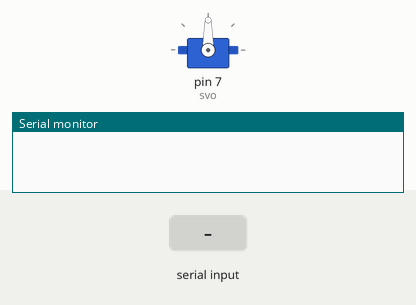
Recording of a sketch running on a simulated Arduino Uno, built with avr-gcc and run on an emulated ATmega328P. On the bench: servo, the last lines printed to the serial monitor. Inputs (shaded band) come from the test bench.

Above: at 1.2 s.
1.3 s: "1\n" received over Serial
At 2.3 s:
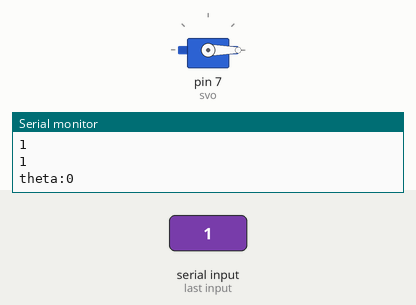
Timing chart, 0 to 4.3 s (numbered marks = the images above; inputs shaded):
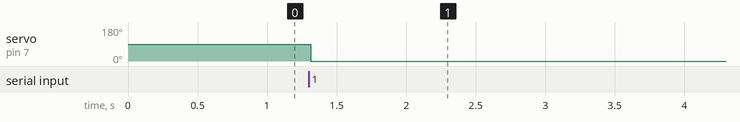

The sketch:

class64-json.ino
```cpp
#include <ArduinoJson.h>
#include<Servo.h>
StaticJsonDocument<200> doc;
int a;
Servo svo;
void setup() {
  // put your setup code here, to run once:
  /*
    {"servo":50}
  */
  svo.attach(7);
  Serial.begin(9600);

  char * json="{\"servo\":\"50\"}";

  char test[1]={};


}

void loop() {
  // put your main code here, to run repeatedly:
  serialRead();
  delay(50);

}
```

servoAction.ino
```cpp
void servoAction(String strJson)
{

    deserializeJson(doc,strJson);
    int theta = doc["servo"];
    Serial.print("theta:");
    Serial.println(theta);
    svo.write(theta);

}

void serialRead()
{
  String s="";
  while(Serial.available())
  {
    char c = Serial.read();
    if(c !='\r' || c != '\n')
    {
      s = s + c;
      Serial.println(s);
    }
    delay(5);

  }

  if(s !="")
  {
    Serial.println(s);
    servoAction(s);


  }


}


void test(){


}
```

Measured:
- after the input at 1.3 s, servo on pin 7 (svo): 90° → 0° at once
